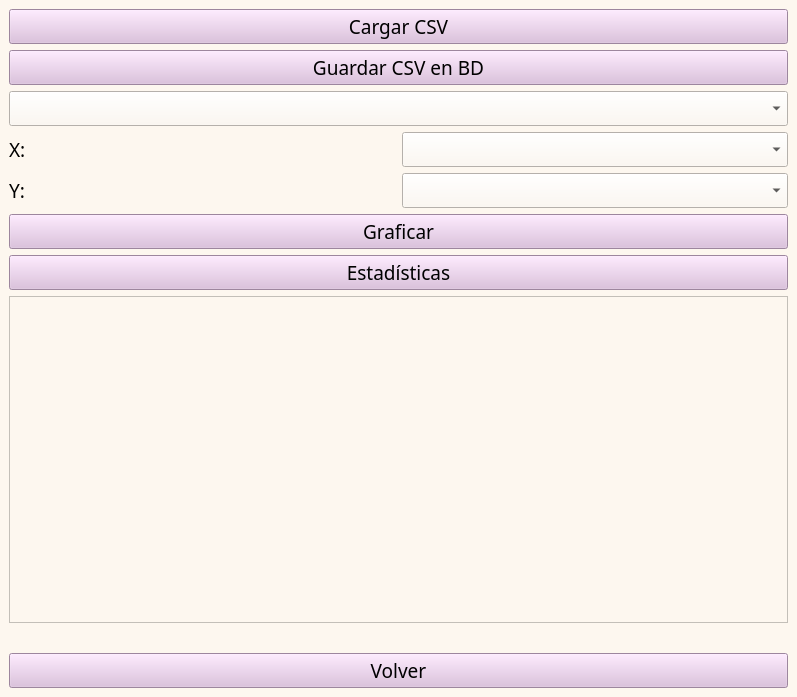
<?xml version="1.0" encoding="UTF-8"?>
<ui version="4.0">
 <class>VentanaCSV</class>
 <widget class="QMainWindow" name="VentanaCSV">
  <property name="geometry">
   <rect>
    <x>0</x>
    <y>0</y>
    <width>797</width>
    <height>697</height>
   </rect>
  </property>
  <property name="windowTitle">
   <string>Graficador CSV</string>
  </property>
  <property name="styleSheet">
   <string notr="true">background-color: rgb(253, 247, 239);</string>
  </property>
  <widget class="QWidget" name="centralwidget">
   <layout class="QVBoxLayout" name="verticalLayout">
    
    <item>
     <widget class="QPushButton" name="botonCargar">
      <property name="font">
       <font>
        <family>Tw Cen MT Condensed</family>
        <pointsize>14</pointsize>
       </font>
      </property>
      <property name="styleSheet">
       <string notr="true">background-color: rgb(220, 187, 221);</string>
      </property>
      <property name="text">
       <string>Cargar CSV</string>
      </property>
     </widget>
    </item>

    <item>
     <widget class="QPushButton" name="botonGuardar">
      <property name="font">
       <font>
        <family>Tw Cen MT Condensed</family>
        <pointsize>14</pointsize>
       </font>
      </property>
      <property name="styleSheet">
       <string notr="true">background-color: rgb(220, 187, 221);</string>
      </property>
      <property name="text">
       <string>Guardar CSV en BD</string>
      </property>
     </widget>
    </item>

    <item>
     <widget class="QComboBox" name="comboTipoGrafico">
      <property name="font">
       <font>
        <family>Tw Cen MT Condensed</family>
        <pointsize>14</pointsize>
       </font>
      </property>
     </widget>
    </item>

    <item>
     <layout class="QHBoxLayout" name="layoutX">
      <item>
       <widget class="QLabel" name="labelX">
        <property name="font">
         <font>
          <family>Tw Cen MT Condensed Extra Bold</family>
          <pointsize>14</pointsize>
         </font>
        </property>
        <property name="text">
         <string>X:</string>
        </property>
       </widget>
      </item>
      <item>
       <widget class="QComboBox" name="comboColumnaX">
        <property name="font">
         <font>
          <family>Tw Cen MT Condensed</family>
          <pointsize>14</pointsize>
         </font>
        </property>
       </widget>
      </item>
     </layout>
    </item>

    <item>
     <layout class="QHBoxLayout" name="layoutY">
      <item>
       <widget class="QLabel" name="labelY">
        <property name="font">
         <font>
          <family>Tw Cen MT Condensed Extra Bold</family>
          <pointsize>14</pointsize>
         </font>
        </property>
        <property name="text">
         <string>Y:</string>
        </property>
       </widget>
      </item>
      <item>
       <widget class="QComboBox" name="comboColumnaY">
        <property name="font">
         <font>
          <family>Tw Cen MT Condensed</family>
          <pointsize>14</pointsize>
         </font>
        </property>
       </widget>
      </item>
     </layout>
    </item>

    <item>
     <widget class="QPushButton" name="botonGraficar">
      <property name="font">
       <font>
        <family>Tw Cen MT Condensed</family>
        <pointsize>14</pointsize>
       </font>
      </property>
      <property name="styleSheet">
       <string notr="true">background-color: rgb(220, 187, 221);</string>
      </property>
      <property name="text">
       <string>Graficar</string>
      </property>
     </widget>
    </item>

    <item>
     <widget class="QPushButton" name="botonEstadisticas">
      <property name="font">
       <font>
        <family>Tw Cen MT Condensed</family>
        <pointsize>14</pointsize>
       </font>
      </property>
      <property name="styleSheet">
       <string notr="true">background-color: rgb(220, 187, 221);</string>
      </property>
      <property name="text">
       <string>Estadísticas</string>
      </property>
     </widget>
    </item>

    <item>
     <widget class="QTableWidget" name="tablaDatos">
      <property name="font">
       <font>
        <family>Tw Cen MT Condensed</family>
        <pointsize>14</pointsize>
       </font>
      </property>
     </widget>
    </item>

    <item>
     <widget class="QWidget" name="widgetGrafica">
      <layout class="QVBoxLayout" name="layoutGrafica"/>
     </widget>
    </item>

    <item>
     <widget class="QPushButton" name="botonVolver">
      <property name="font">
       <font>
        <family>Tw Cen MT Condensed</family>
        <pointsize>14</pointsize>
       </font>
      </property>
      <property name="styleSheet">
       <string notr="true">background-color: rgb(220, 187, 221);</string>
      </property>
      <property name="text">
       <string>Volver</string>
      </property>
     </widget>
    </item>

   </layout>
  </widget>
 </widget>
 <resources/>
 <connections/>
</ui>
